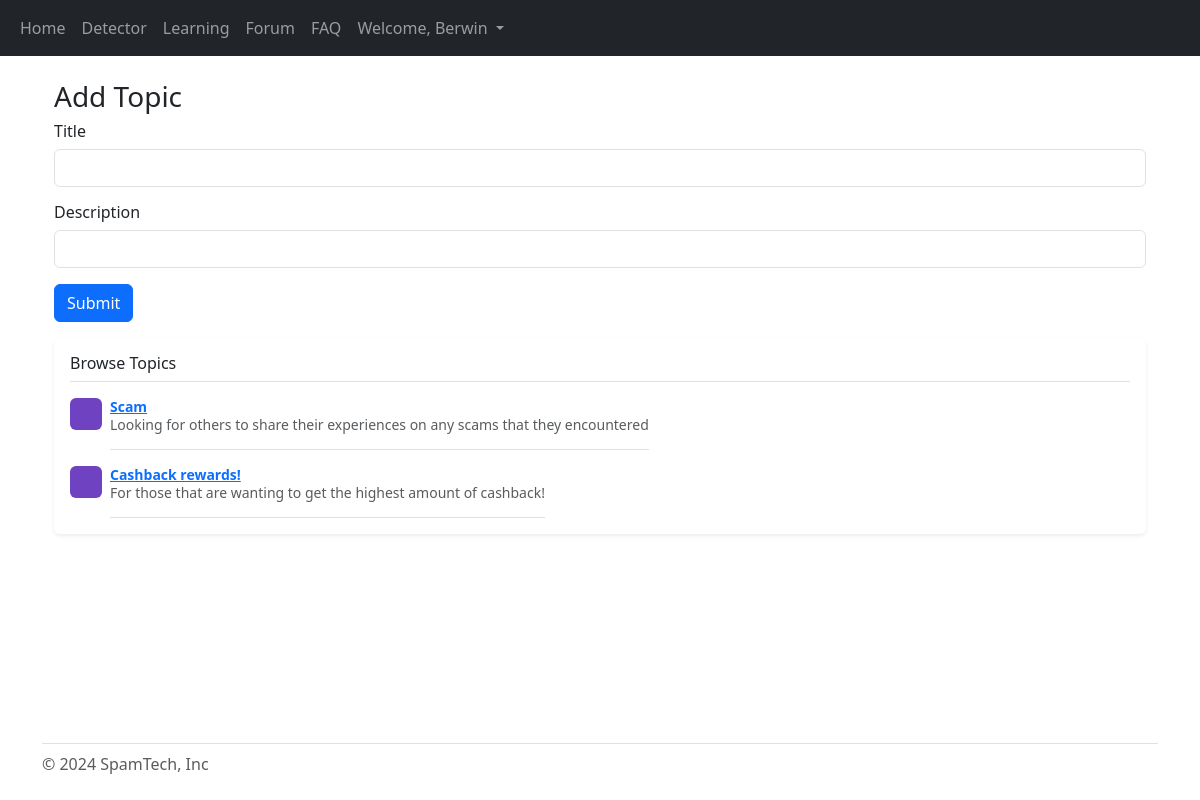
Page /forum (signed in) on the earlier database version.
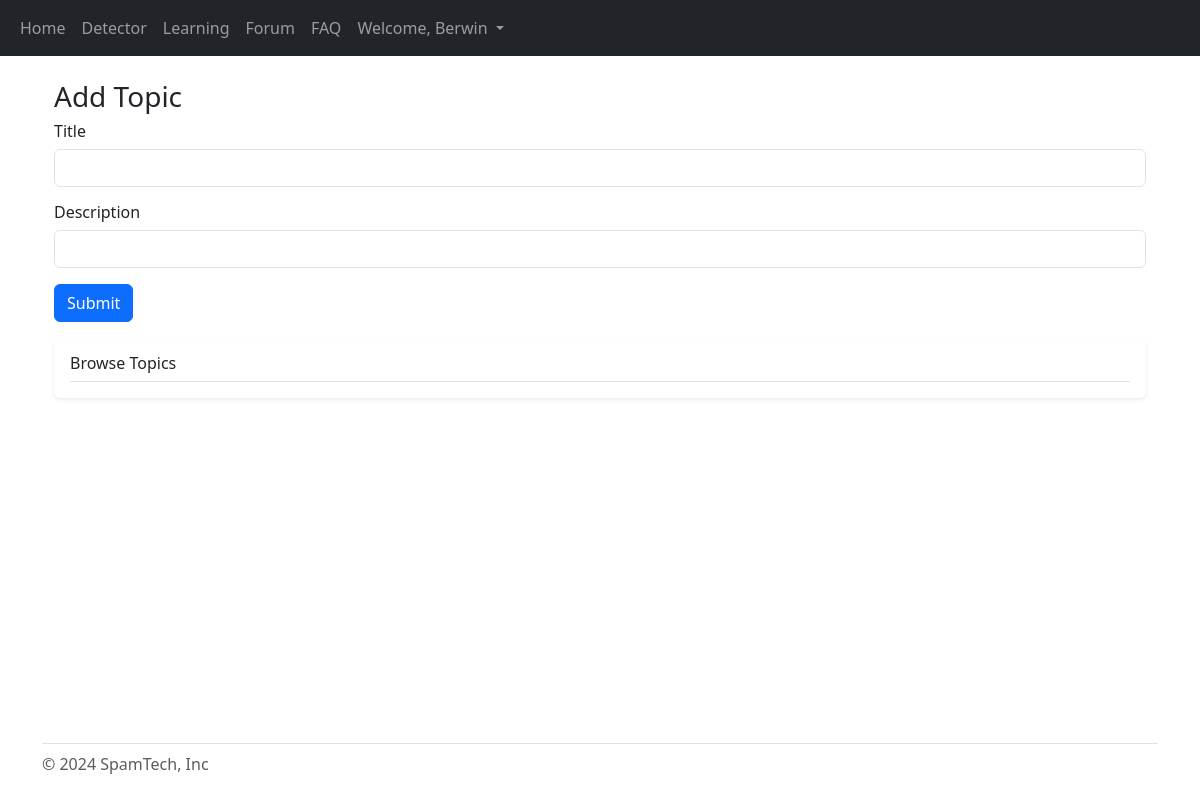
Same page on the later database version.
### website/models.py (models this page shows)
class User(db.Model, UserMixin):
    id = db.Column(db.Integer, primary_key=True)
    email = db.Column(db.String (150), unique=True)
    password = db.Column(db.String (150))
    first_name = db.Column(db.String (150))
    scam = db.relationship('Scams')
    user = db.relationship('FAQ')
    chatbot = db.relationship('Chatbot')

class Topic (db.Model):
    title = db.Column(db.String(150), unique=True, nullable=False, primary_key=True)
    description = db.Column(db.String, nullable=False)
    thread = db.relationship('Thread')

### website/pages/forum.py (the view, shortened to what this page needs)
@forum_page.route ('/forum', methods = ['GET', 'POST'])
@login_required
def topic ():
    topics = db.session.execute (db.select(Topic)).scalars ()
    return render_template ("forum_topic.html", user=current_user, topics=topics)

### website/templates/forum_topic.html (shortened to what this page needs)
{% extends "base/base.html" %} {% block title %} Forum {% endblock %} {% block
content%}
<br />
<div class="container">
  <h1 class="fs-3">Add Topic</h1>
  <form method="POST">
    <div class="form-group mb-3">
      <h3 class="fs-6 my-2">Title</h3>
      <input type="text" class="form-control" name="title" />
    </div>
    <div class="form-group mb-3">
      <h3 class="fs-6 my-2">Description</h3>
      <input type="text" class="form-control" name="description" />
    </div>
    <button type="submit" class="btn btn-primary">Submit</button>
  </form>
  <div class="my-3 p-3 bg-body rounded shadow-sm">
    <h6 class="border-bottom pb-2 mb-0">Browse Topics</h6>
    {% for item in topics %}
    <div class="d-flex text-muted pt-3">
      <svg
        class="bd-placeholder-img flex-shrink-0 me-2 rounded"
        width="32"
        height="32"
        xmlns="http://www.w3.org/2000/svg"
        role="img"
        aria-label="Placeholder: 32x32"
        preserveAspectRatio="xMidYMid slice"
        focusable="false"
      >
        <text x="50%" y="50%" fill="#6f42c1" dy=".3em">32x32</text>
      </svg>
      <p class="pb-3 mb-0 small lh-sm border-bottom">
        <strong class="d-block text-gray-dark">
          <a href="/forum/{{item.title}}"> {{item.title}} </a></strong
        >
        {{item.description}}
      </p>
    </div>
    {% endfor %}
  </div>
</div>
{% endblock %}

### website/templates/base/base.html (shortened to what this page needs)
<!DOCTYPE html>
<html>
  <head>
    <link
      href="https://cdn.jsdelivr.net/npm/bootstrap@5.3.3/dist/css/bootstrap.min.css"
      rel="stylesheet"
    />
  </head>
  {% if user.is_authenticated %}
  <nav class="navbar navbar-expand-lg navbar-dark bg-dark">
    <div class="container-fluid">
      <div class="collapse navbar-collapse" id="navbarSupportedContent">
        <ul class="navbar-nav me-auto mb-2 mb-lg-0">
          <li class="nav-item">
            <a class="nav-link" id="home" aria-current="page" href="/">Home</a>
          </li>
          <li class="nav-item">
            <a class="nav-link" id="detector" href="/detector">Detector</a>
          </li>
          <li class="nav-item">
            <a class="nav-link" id="learning" href="/learning">Learning</a>
          </li>
          <li class="nav-item">
            <a class="nav-link" id="forum" href="/forum">Forum</a>
          </li>
          <li class="nav-item">
            <a class="nav-link" id="faq" href="/faq">FAQ</a>
          </li>
          <li class="nav-item dropdown">
            <a
              class="nav-link dropdown-toggle"
              href="#"
              role="button"
              data-bs-toggle="dropdown"
              aria-expanded="false"
            >
              Welcome, {{user.first_name}}
            </a>
          </li>
        </ul>
      </div>
    </div>
  </nav>
  {% endif %}
  <body class="d-flex flex-column min-vh-100">
    <div class="container">{% block content%} {% endblock %}</div>
  </body>
  <div id="footer" class="mt-auto container">
    <footer
      class="flex-wrap justify-content-between align-items-center py-2 my-3 border-top"
    >
      <div class="col-md-4 d-flex align-items-center">
        <span class="mb-3 mb-md-0 text-body-secondary"
          >&copy; 2024 SpamTech, Inc</span
        >
      </div>
    </footer>
  </div>
</html>

Differences in the rows shown:
removed Topic: title "Scam", description "Looking for others to share their experiences on any scams that they encountered"
removed Topic: title "Cashback rewards!", description "For those that are wanting to get the highest amount of cashback!"
